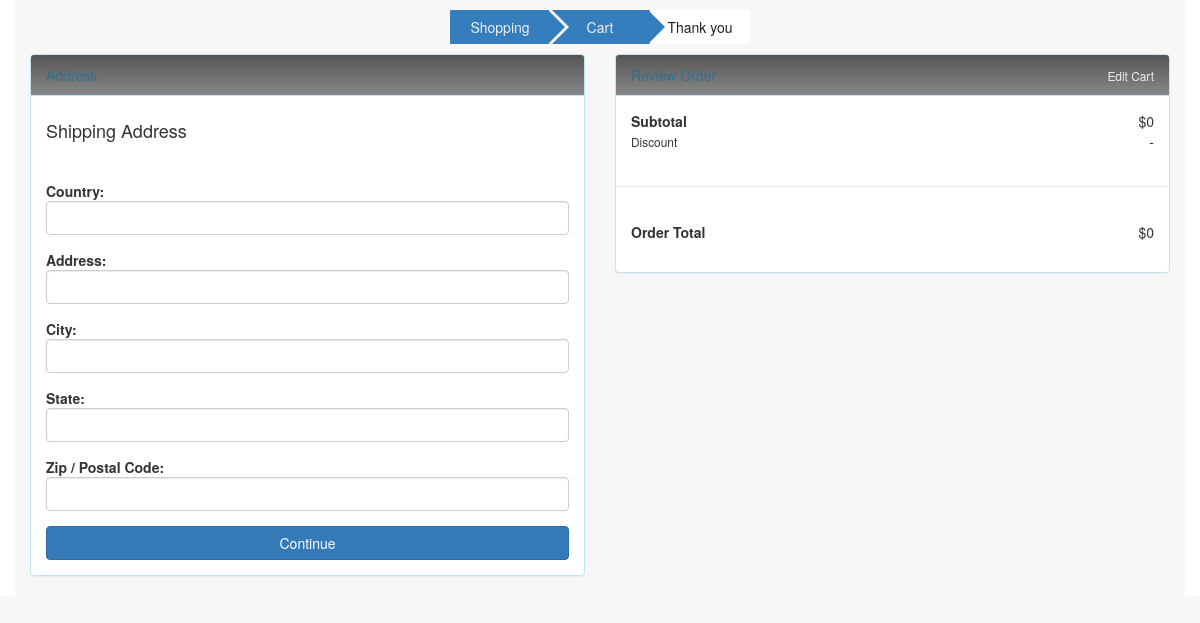
/checkout/ (signed in), run on an earlier commit of the app's database.
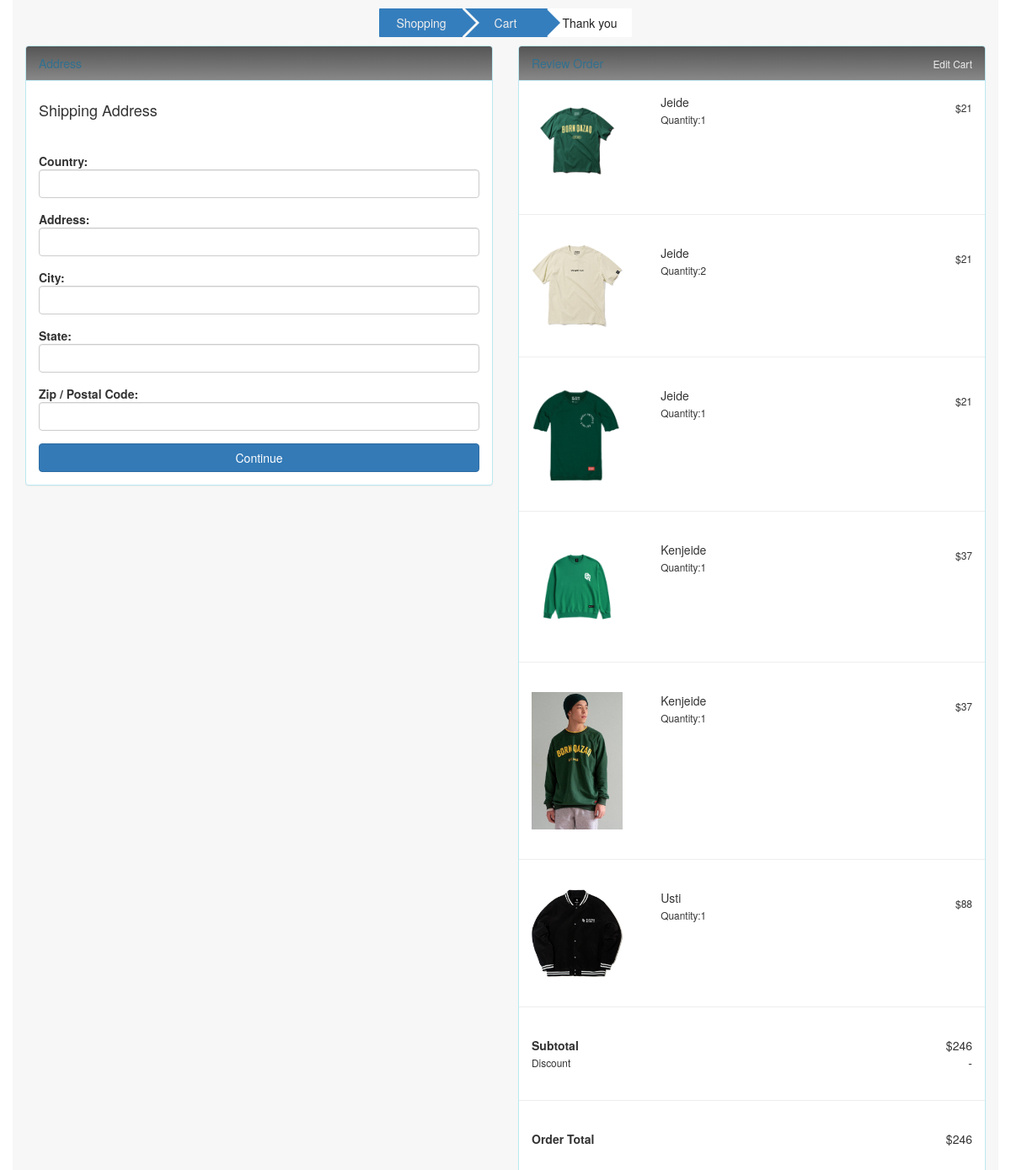
And on a later commit of the database.
### main/models.py (models this page shows, shortened)
class Order(models.Model):
    customer = models.ForeignKey(User, on_delete=models.CASCADE, blank=True, null=True)
    date_ordered = models.DateTimeField(auto_now_add=True)
    complete = models.BooleanField(default=False, null=True, blank=False)
    transaction_id = models.CharField(max_length=200, null=True)
    @property
    def get_cart_total(self):
        orderitem = self.orderitem_set.all()
        total = sum([item.get_total for item in orderitem])
        return total
    class Meta:
        verbose_name = 'Заказ'
        verbose_name_plural = 'Заказы'

class OrderItem(models.Model):
    product = models.ForeignKey(Products, on_delete=models.SET_NULL, blank=True, null=True)
    order = models.ForeignKey(Order, on_delete=models.SET_NULL, blank=True, null=True)
    quantity = models.IntegerField(default=0, null=True, blank=True)
    date_added = models.DateTimeField(auto_now_add=True)
    @property
    def get_total(self):
        total = self.quantity * self.product.product_price
        return total
    class Meta:
        verbose_name = 'Элемент заказа'
        verbose_name_plural = 'Элементы заказа'

class Products(models.Model):
    product_name = models.CharField(max_length=50, null=True)
    slug = models.SlugField(null=False, unique=False)
    product_photo = models.ImageField(null=True, blank=True, upload_to='photos/%Y/%m/%d/')
    product_description = models.CharField(max_length=1024, null=True)
    product_size = models.CharField(max_length=50)
    product_price = models.IntegerField(null=True)
    product_available = models.DecimalField(max_digits=10, decimal_places=3)
    product_type = models.ForeignKey(Types, related_name="products", on_delete=models.CASCADE, null=True)
    product_color = models.ForeignKey(Colors, related_name="products", on_delete=models.CASCADE, null=True)
    product_gender = models.ForeignKey(Gender, related_name="products", on_delete=models.CASCADE, null=True)
    product_category = models.ForeignKey(Category, related_name="products", on_delete=models.CASCADE, null=True)
    digital = models.BooleanField(default=False, null=True, blank=False)
    class Meta:
        ordering = ('product_name',)
        verbose_name = 'Продукт'
        verbose_name_plural = 'Продукты'
    class Meta:
        verbose_name = 'Продукт'
        verbose_name_plural = 'Продукты'

### main/views.py (the view, shortened to what this page needs)
# urls.py: path('checkout/', checkout, name='checkout'),
def checkout(request):
    if request.user.is_authenticated:
        customer = request.user
        order, created = Order.objects.get_or_create(customer=customer, complete=False)
        items = order.orderitem_set.all()
    context = {
        'items': items,
        'order': order,
    }
    return render(request, 'main/checkout.html', context)

### main/templates/main/checkout.html (shortened to what the changed rows need)
{% extends 'main/paymentCart.html' %}
{% load static %}
{% block css %}
    <link rel="stylesheet" href="{% static 'css/checkout.css' %}">
    <link href="//netdna.bootstrapcdn.com/bootstrap/3.2.0/css/bootstrap.min.css" rel="stylesheet" id="bootstrap-css">
{% endblock %}
{% block content %}
<div class="container wrapper" style="background-color: #f7f7f7">
    <div class="row cart-body">
        <form class="form-horizontal" method="POST" id="form">{% csrf_token %}
            <div class="col-lg-6 col-md-6 col-sm-6 col-xs-12 col-md-push-6 col-sm-push-6">
                <div class="panel panel-info">
                    <div class="panel-body">
                        {% for item in items %}
                        <div class="form-group">
                            <div class="col-sm-3 col-xs-3">
                                <img class="img-responsive" src="{{item.product.product_photo.url}}"/>
                            </div>
                            <div class="col-sm-6 col-xs-6">
                                <div class="col-xs-12">{{item.product.product_name}}</div>
                                <div class="col-xs-12"><small>Quantity:<span>{{item.quantity}}</span></small></div>
                            </div>
                            <div class="col-sm-3 col-xs-3 text-right">
                                <h6><span>$</span>{{item.product.product_price}}</h6>
                            </div>
                        </div>
                        <div class="form-group">
                            <hr/>
                        </div>
                        {% endfor %}
                        <div class="form-group">
                            <div class="col-xs-12">
                                <div class="pull-right"><span>$</span><span>{{order.get_cart_total}}</span></div>
                            </div>
                            <div class="col-xs-12">
                            </div>
                        </div>
                        <div class="form-group">
                            <hr/>
                        </div>
                        <div class="form-group">
                            <div class="col-xs-12">
                                <div class="pull-right"><span>$</span><span>{{order.get_cart_total}}</span></div>
                            </div>
                        </div>
                    </div>
                </div>
            </div>
        </form>
    </div>
</div>
{% endblock %}

What changed in the data, as far as the page shows it:
added OrderItem: product.product_photo (picture), product.product_name "Jeide", quantity "1", product.product_price "21"
added OrderItem: product.product_photo (picture), product.product_name "Jeide", quantity "2", product.product_price "21"
added OrderItem: product.product_photo (picture), product.product_name "Jeide", quantity "1", product.product_price "21"
added OrderItem: product.product_photo (picture), product.product_name "Kenjeide", quantity "1", product.product_price "37"
added OrderItem: product.product_photo (picture), product.product_name "Kenjeide", quantity "1", product.product_price "37"
added OrderItem: product.product_photo (picture), product.product_name "Usti", quantity "1", product.product_price "88"
computed for Order: get_cart_total "0" → "246"
